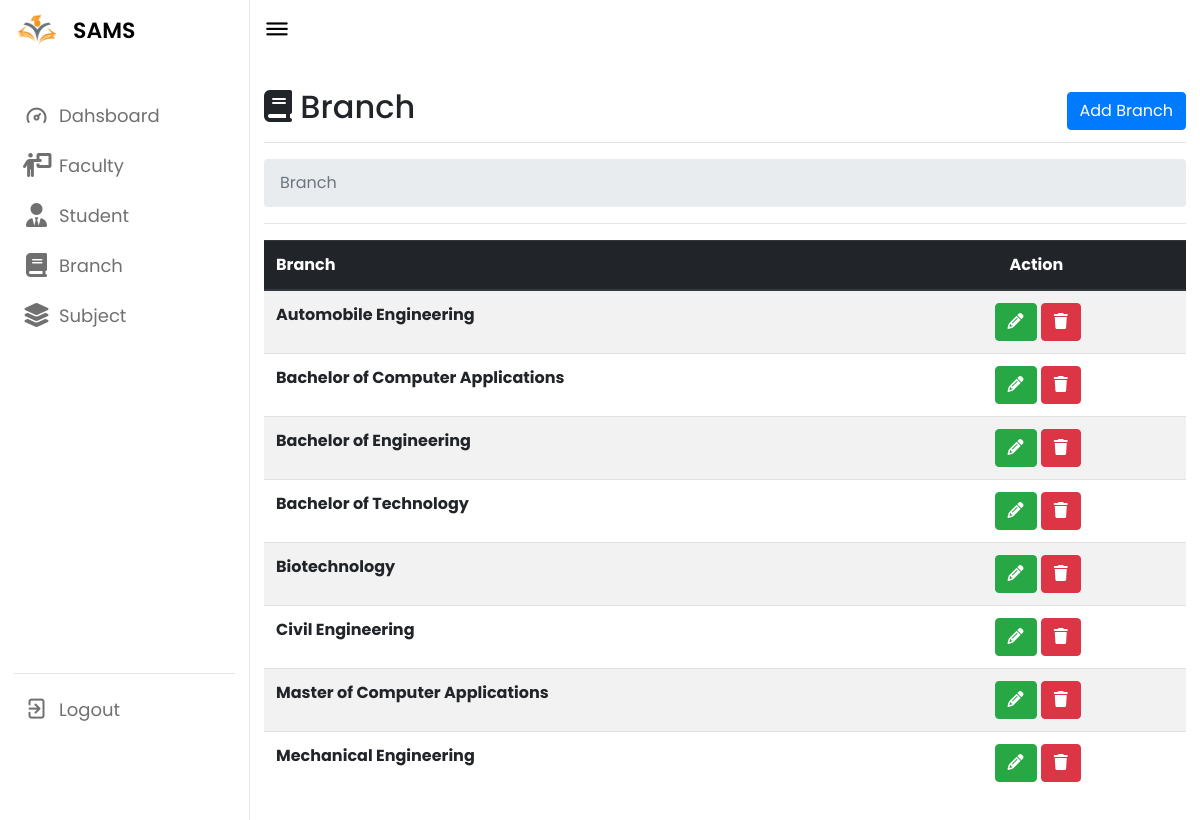
The page /admin/course.php (signed in) on the database its author committed.
### tables this page shows
CREATE TABLE `branch` (
  `bid` int(11) NOT NULL,
  `bname` varchar(40) NOT NULL
);

### admin/course.php (the view, shortened to what this page needs)
<?php
include("connection/conn.php");
include("include/header.php");
?>
<div class="d-flex justify-content-between flex-wrap flex-md-nowrap align-items-center pb-2 mb-3 border-bottom">
  <h1 class="h2"><i class="fa-solid fa-book"></i> Branch</h1>
  <div class="btn-toolbar mb-2 mb-md-0">
    <a class="btn btn-primary" href="addcourse.php">Add Branch</a>
  </div>
</div>
<div aria-label="breadcrumb">
  <ol class="breadcrumb">
    <li class="breadcrumb-item active" aria-current="page">Branch</li>
  </ol>
</div>
<hr>
<table class="table table-striped">
  <thead class="thead-dark">
    <tr>
      <th scope="col">Branch</th>
      <th scope="col">Action</th>
    </tr>
  </thead>
  <tbody>
    <?php
    $sql = mysqli_query($conn, "SELECT * FROM branch ORDER BY bname ASC");
    $total = mysqli_num_rows($sql);
    if ($total > 0)
      while ($row = mysqli_fetch_assoc($sql)) {
    ?>
      <tr>
        <th scope="row"><?php echo $row['bname']; ?></td>
        <td>
          <div class="row">
            <div class="">
              <a href="editcourse.php?edit=<?php echo $row['bid'];?>" class="btn btn-success"><span class="fa fa-pencil"></span></a>
              <a href="deletecourse.php?delete=<?php echo $row['bid'];?>" class="btn btn-danger"><span class="fa fa-trash"></span></a>
            </div>
          </div>
        </td>
      </tr>
    <?php } ?>
  </tbody>
</table>
</body>
</html>

### admin/css/style.css (style rules this page uses)
* { margin: 0; padding: 0; box-sizing: border-box; font-family: "Poppins", sans-serif; }
:root { --primary-color: #0e4bf1; --panel-color: #fff; --text-color: #000; --black-light-color: #707070; --border-color: #e6e5e5; --toggle-color: #ddd; --box1-color: #4da3ff; --box2-color: #ffe6ac; --box3-color: #e7d1fc; --title-icon-color: #fff; --tran-05: all 0.5s ease; --tran-03: all 0.3s ease; --tran-03: all 0.2s ease; }
body { min-height: 100vh; background-color: var(--primary-color); }
.btn { background-color: DodgerBlue; border: none; color: white; padding: 12px 16px; font-size: 16px; cursor: pointer; }
.row { margin-right: -15px; margin-left: -15px; }
.row:before, .row:after { display: table; content: " "; }
.row:after { clear: both; }

### rows shown on the page
branch: bname "Automobile Engineering"
branch: bname "Bachelor of Computer Applications"
branch: bname "Bachelor of Engineering"
branch: bname "Bachelor of Technology"
branch: bname "Biotechnology"
branch: bname "Civil Engineering"
branch: bname "Master of Computer Applications"
branch: bname "Mechanical Engineering"
